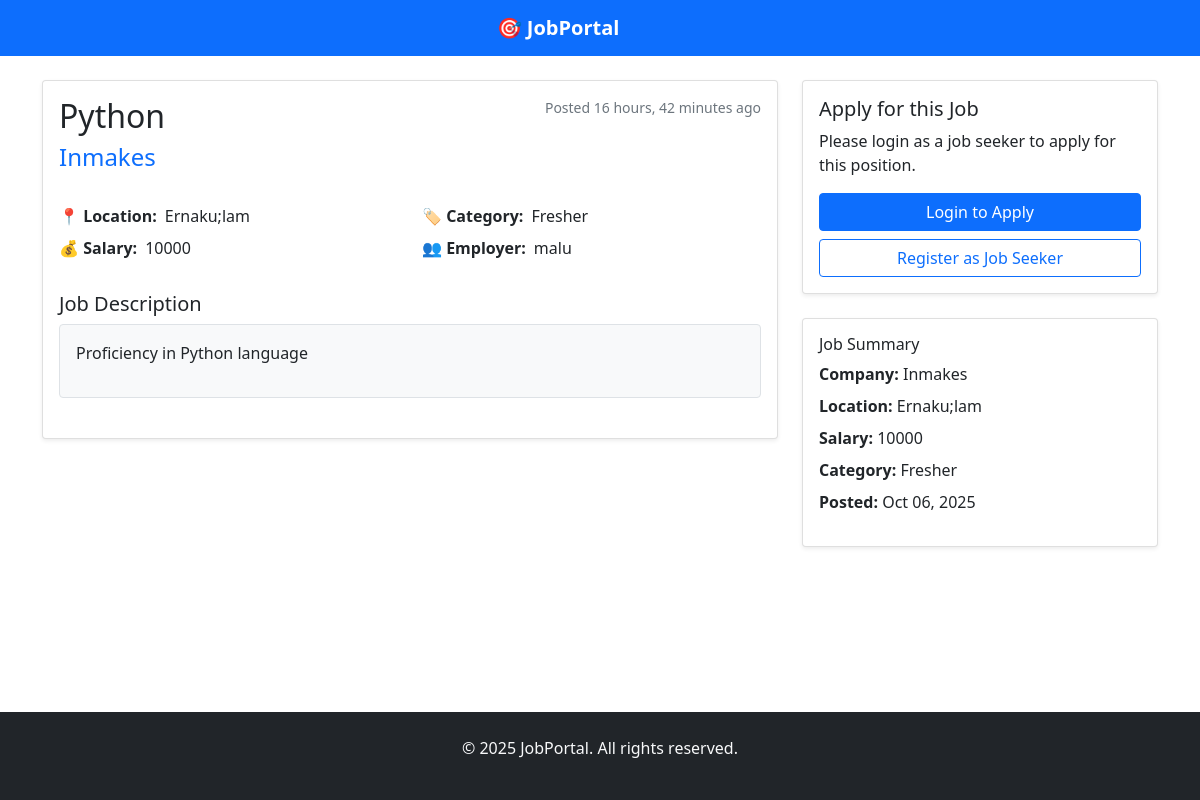
The app's page /jobs/2/, older data.
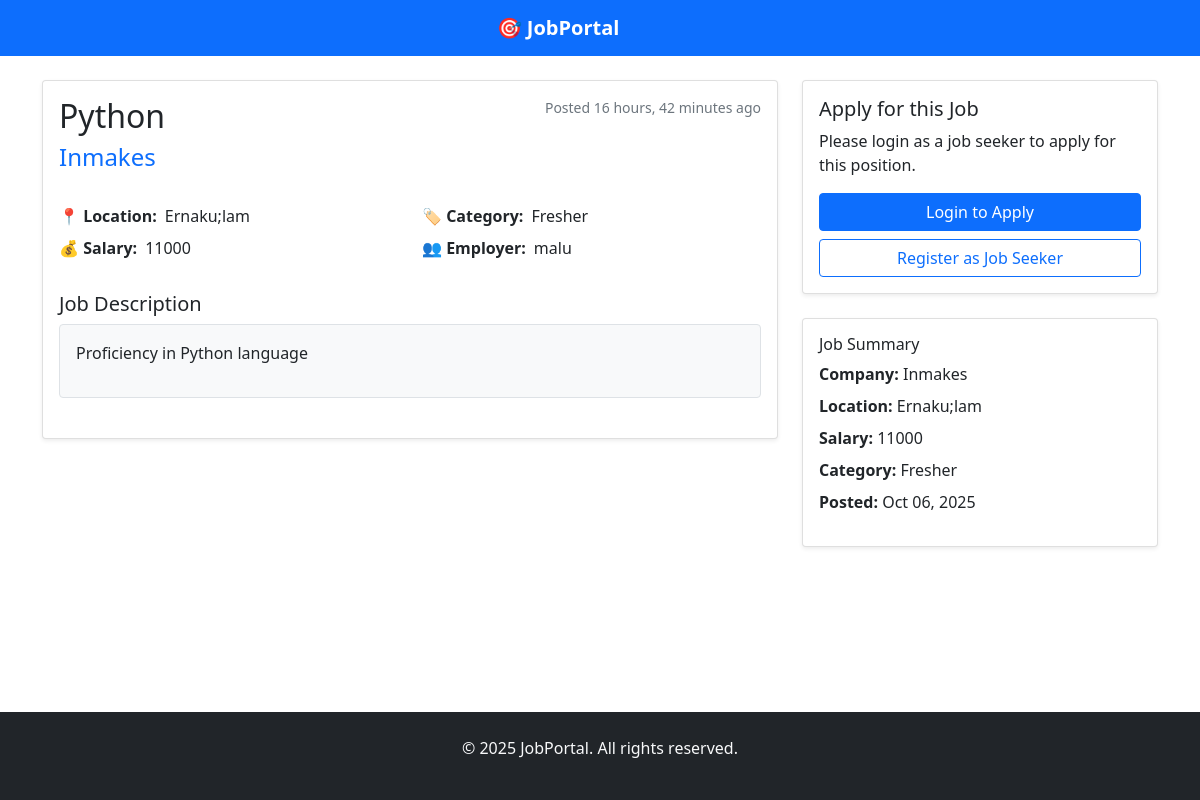
The same page, newer data.
### Portal/models.py (models this page shows, shortened)
class Job(models.Model):
    employer = models.ForeignKey(
        User,
        on_delete=models.CASCADE,
        related_name="jobs",
        limit_choices_to={"role": "employer"},
    )
    title = models.CharField(max_length=120)
    description = models.TextField()
    salary = models.CharField(max_length=50, blank=True)
    location = models.CharField(max_length=120)
    category = models.CharField(max_length=120)
    company = models.CharField(max_length=120)
    created_at = models.DateTimeField(auto_now_add=True)
    class Meta:
        ordering = ["-created_at"]

class User(AbstractUser):
    ROLE_CHOICES = (
        ("seeker", "Job Seeker"),
        ("employer", "Employer"),
    )
    role = models.CharField(max_length=10, choices=ROLE_CHOICES)

### Portal/views.py (the view)
# urls.py: path("jobs/<int:job_id>/", views.job_detail, name="job_detail"),
def job_detail(request, job_id):
    job = get_object_or_404(Job, id=job_id)
    has_applied = False
    if request.user.is_authenticated and request.user.is_seeker():
        has_applied = Application.objects.filter(job=job, seeker=request.user).exists()
    return render(
        request, "seeker/job_detail.html", {"job": job, "has_applied": has_applied}
    )

### templates/seeker/job_detail.html (shortened to what the changed rows need)
{% extends 'base.html' %}
{% block content %}
<div class="row">
    <div class="col-md-8">
        <div class="card">
            <div class="card-body">
                <div class="d-flex justify-content-between align-items-start mb-4">
                    <div>
                        <h2 class="card-title">{{ job.title }}</h2>
                        <h4 class="text-primary">{{ job.company }}</h4>
                    </div>
                    <div class="text-end">
                        <small class="text-muted d-block">Posted {{ job.created_at|timesince }} ago</small>
                    </div>
                </div>
                <div class="row mb-4">
                    <div class="col-md-6">
                        <div class="d-flex align-items-center mb-2">
                            <span class="fw-bold me-2">📍 Location:</span>
                            <span>{{ job.location }}</span>
                        </div>
                        <div class="d-flex align-items-center mb-2">
                            <span class="fw-bold me-2">💰 Salary:</span>
                            <span>{{ job.salary }}</span>
                        </div>
                    </div>
                    <div class="col-md-6">
                        <div class="d-flex align-items-center mb-2">
                            <span class="fw-bold me-2">🏷️ Category:</span>
                            <span>{{ job.category }}</span>
                        </div>
                        <div class="d-flex align-items-center mb-2">
                            <span class="fw-bold me-2">👥 Employer:</span>
                            <span>{{ job.employer.username }}</span>
                        </div>
                    </div>
                </div>
                <div class="mb-4">
                    <div class="border rounded p-3 bg-light">
                        {{ job.description|linebreaks }}
                    </div>
                </div>
            </div>
        </div>
    </div>
    <div class="col-md-4">
        <div class="card mt-4">
            <div class="card-body">
                <ul class="list-unstyled">
                    <li class="mb-2"><strong>Company:</strong> {{ job.company }}</li>
                    <li class="mb-2"><strong>Location:</strong> {{ job.location }}</li>
                    <li class="mb-2"><strong>Salary:</strong> {{ job.salary }}</li>
                    <li class="mb-2"><strong>Category:</strong> {{ job.category }}</li>
                    <li class="mb-2"><strong>Posted:</strong> {{ job.created_at|date:"M d, Y" }}</li>
                </ul>
            </div>
        </div>
    </div>
</div>
{% endblock %}

Row changes from the older to the newer data that the page shows:
changed Job "Python": salary "10000" → "11000"
